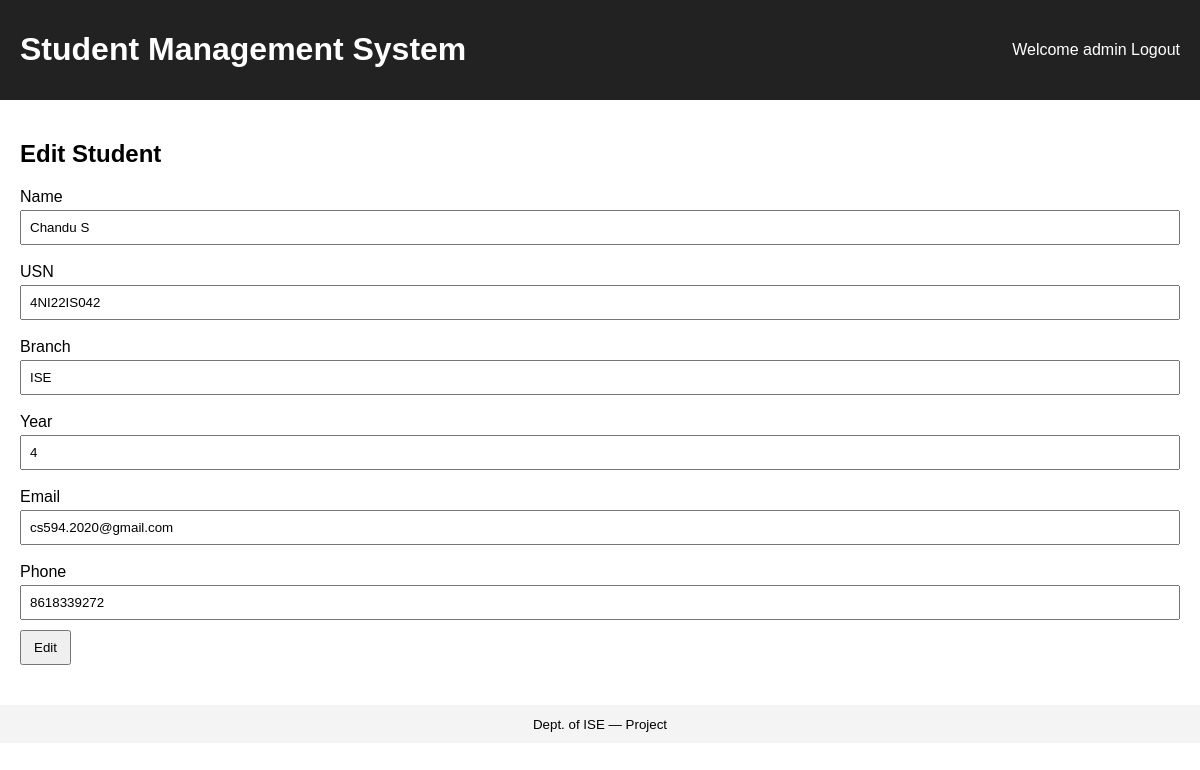
Page /student/edit/3 (signed in) on the committed database.
### models.py (models this page shows)
class Student(db.Model):
    id = db.Column(db.Integer, primary_key=True)
    name = db.Column(db.String(150), nullable=False)
    usn = db.Column(db.String(30), nullable=False, unique=True)
    branch = db.Column(db.String(50), nullable=False)
    year = db.Column(db.Integer, nullable=False)
    email = db.Column(db.String(120))
    phone = db.Column(db.String(20))
    created_at = db.Column(db.DateTime, default=datetime.utcnow)

### app.py (the view, shortened to what this page needs)
    @app.route('/student/edit/<int:sid>', methods=['GET', 'POST'])
    @login_required
    def edit_student(sid):
        s = Student.query.get_or_404(sid)
        return render_template('student_form.html', action='Edit', student=s)

### templates/student_form.html (shortened to what this page needs)
{% extends "base.html" %}
{% block content %}
<h2>{{ action }} Student</h2>
<form method="post">
  <label>Name</label>
  <input type="text" name="name" value="{{ student.name if student else '' }}" required>
  <label>USN</label>
  <input type="text" name="usn" value="{{ student.usn if student else '' }}" required>
  <label>Branch</label>
  <input type="text" name="branch" value="{{ student.branch if student else '' }}" required>
  <label>Year</label>
  <input type="number" name="year" value="{{ student.year if student else '' }}" min="1" max="8" required>
  <label>Email</label>
  <input type="email" name="email" value="{{ student.email if student else '' }}">
  <label>Phone</label>
  <input type="tel" name="phone" value="{{ student.phone if student else '' }}">
  <button type="submit">{{ action }}</button>
</form>
{% endblock %}

### static/css/style.css (style rules this page uses)
body { font-family: Arial, sans-serif; margin:0; padding:0; }
label { display:block; margin:8px 0 4px; }
input, select { padding:8px; width:100%; box-sizing:border-box; margin-bottom:10px; }
button { padding:8px 12px; }

### rows in the picture
Student: name "Chandu S", usn "4NI22IS042", branch "ISE", year "4", email "cs594.2020@gmail.com", phone "8618339272"

### other values in the picture
{{ session.username }} "admin"
{{ action }} "Edit"
